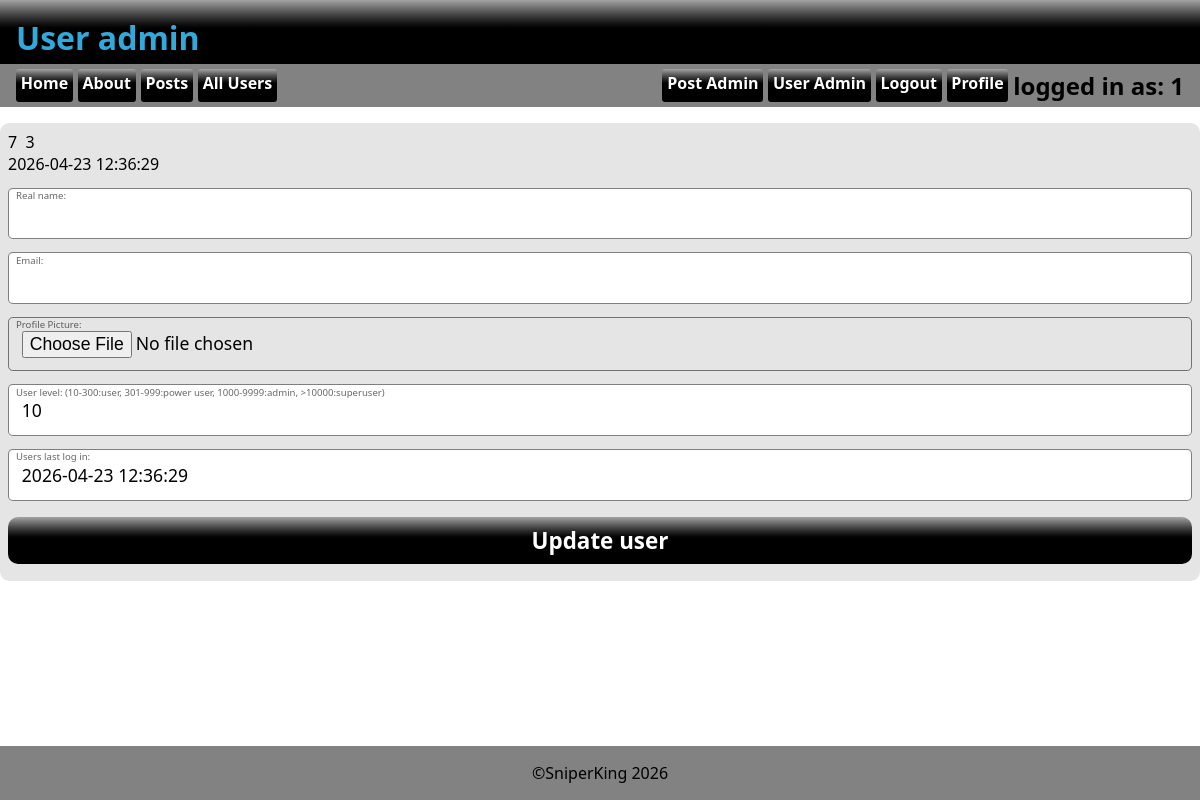
Screenshot of /useradmin.php?edit=7 (signed in) with the database file from the repository.
### tables this page shows
CREATE TABLE `tbl_user` (
  `id` int(11) NOT NULL,
  `created` timestamp NOT NULL DEFAULT current_timestamp(),
  `lastlogin` timestamp NOT NULL DEFAULT current_timestamp(),
  `mail` varchar(255) NOT NULL,
  `password` varchar(255) NOT NULL,
  `realname` varchar(255) NOT NULL,
  `userlevel` int(11) NOT NULL DEFAULT 10,
  `username` varchar(255) NOT NULL,
  `profileimageid` int(11) DEFAULT NULL
);

### asset.php (called while the page is built, shortened)
<?php
$db_host="localhost";
$db_user="root";
$db_pass="";
$db_name="chatforum";
$conn=mysqli_connect($db_host, $db_user, $db_pass, $db_name);
function isLevel($level){
    if(isset($_SESSION['level'])){
        if(intval($_SESSION['level'])>=$level){
            return true;
        }else{
            return false;
        }
    }else{
        return false;
    }
}
function getUsername(){
    global $conn;
    $userid=$_SESSION['id'];
    $sql="SELECT username FROM tbl_user WHERE id=$userid";
    $result=mysqli_query($conn, $sql);
    $row=mysqli_fetch_assoc($result);
    if(mysqli_num_rows($result)>0){
        return $row['username'];
    }else{
        return "Guest";
    }
}
?>

### useradmin.php (the view, shortened to what this page needs)
<!DOCTYPE html>
<?php require_once("asset.php"); ?>
<html lang="en">
<head>
    <link rel="stylesheet" href="style.css">
</head>
<body>
    <header>
        <h1>User admin</h1>
    </header>
    <?php require_once("_nav.php"); ?>
    <main>
        <?php  if(isset($_GET['edit'])): ?>
            <?php
                $id=intval($_GET['edit']);
                $sql="SELECT * FROM tbl_user WHERE id=$id";
                $result=mysqli_query($conn, $sql);
                $user_data=mysqli_fetch_assoc($result);
            ?>
        <form action="useradmin.php" method="POST" enctype="multipart/form-data">
            <div class="user_data"><?=$id?>&nbsp;&nbsp;<?=$user_data['username']?><br><?=$user_data['created']?></div>
            <label for="realname">Real name:</label>
            <input type="text" name="realname" id="realname" value="<?=$user_data['realname']?>">
            <label for="mail">Email:</label>
            <input type="email" name="mail" id="mail" value="<?=$user_data['mail']?>">
            <label for="profileimage">Profile Picture:</label>
            <input type="file" name="profileimage" accept="image/*">
            <?php if(!isset($_GET['from'])): ?>
            <label for="userlevel">User level: (10-300:user, 301-999:power user, 1000-9999:admin, >10000:superuser)</label>
            <input type="number" name="userlevel" id="userlevel" value="<?=$user_data['userlevel']?>">
            <label for="lastlogin">Users last log in:</label>
            <input type="datetime" name="lastlogin" id="lastlogin" value="<?=$user_data['lastlogin']?>">
            <?php else: ?>
            <input type="hidden" name="fromprofile" value="<?=$_GET['from']?>">
            <?php endif; ?>
            <input type="submit" name="btn_edit" value="Update user" class="registrbttn">
        </form>
            <?php endif; ?>
    </main>
    <?php require_once("_footer.php"); ?>
</body>
</html>

### _nav.php
<nav>
    <?php require_once("asset.php"); ?>
    <a href="index.php">Home</a>
    <a href="about.php">About</a>
    <a href="posts.php">Posts</a>
    <?php if(isLevel(10)):?>
        <a href="profiles.php">All Users</a>
    <?php endif; ?>
    <div class="fill"></div>
    <?php if(isLevel(1000)):?>
        <a href="postadmin.php">Post Admin</a>
        <?php if(isLevel(10000)){?>
        <a href="useradmin.php">User Admin</a>
    <?php }endif; ?>
    <?php if(!isLevel(10)){?>
    <a href="register.php?thelink=<?=urlencode($_SERVER['REQUEST_URI'])?>">Register</a>
    <button class="loginbttn" popovertarget="login">Login</button>
    <?php }else{ ?>
    <a href="_login.php?logout=1&thelink=<?=urlencode($_SERVER['REQUEST_URI'])?>">Logout</a>
    <a href="profile.php">Profile</a>
    <div class="userinfo">
        <h2>logged in as: <?=getUsername()?></h2>
    <?php } ?>
</nav>

### style.css (style rules this page uses)
:root { --clr_back_header:oklch(0% 0 0); --clr_header:oklch(69.244% 0.12452 231.268); --clr_back_nav:oklch(60.662% 0.00007 271.152); --clr_back_footer:var(--clr_back_nav); }
*, *:before, *:after { margin: 0; padding: 0; box-sizing: border-box; }
body { height:100dvh; display:flex; flex-direction: column; font-family: system-ui, sans-serif; }
header { background: linear-gradient(to bottom, oklch(71.871% 0.00008 271.152),var(--clr_back_header) ,var(--clr_back_header)); color:var(--clr_header); height:4rem; padding: 1rem; }
main { flex-grow: 5; display:flex; flex-direction: column; gap:1rem; padding-top: 1rem; }
:root { --formborder: rgb(0, 0, 0, .5); --formback: rgb(0, 0, 0, .1); --formlabelcolor: rgb(0, 0, 0, .6) }
form { position: relative; display: flex; flex-direction: column; width: 100%; padding: .5rem; background: var(--formback); border-radius: .6rem; margin-left: auto; margin-right: auto; }
label { position: relative; top: .9rem; left: .5rem; font: .6rem system-ui; color: var(--formlabelcolor); }
input[type="submit"], input[type="button"], button { margin-top: 1rem; margin-bottom: .6rem; padding: .5rem; }

### rows the page displays
tbl_user: username "1"
tbl_user: username "3", created "2026-04-23 12:36:29", userlevel "10", lastlogin "2026-04-23 12:36:29"

### other values shown
$id "7"
